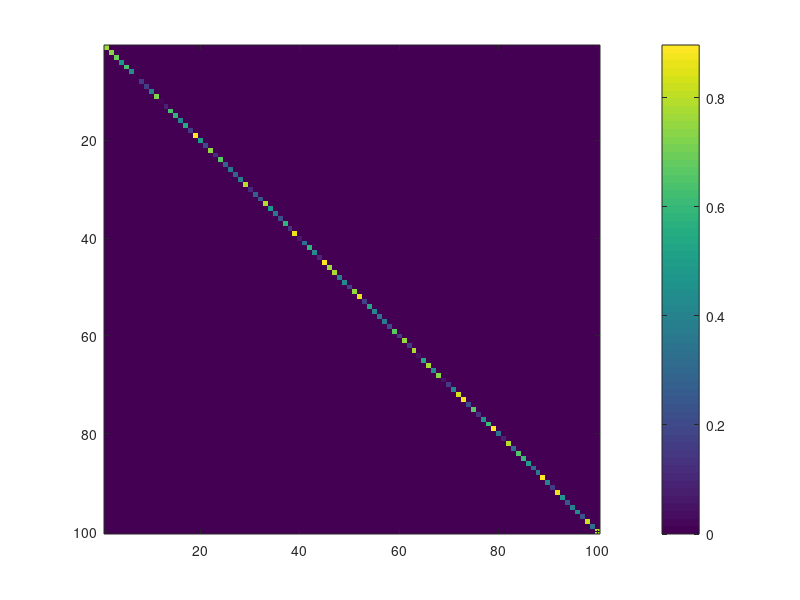

The MATLAB source for this figure: (Note: this script raises an error after producing the figure.)

%%
N = 100;
A = diag(rand(1,N)*0.9);
B = ones(N,1);
p.num_nodes = N;
imagesc(A); colorbar; prettify
%%
g = graph_from_matrix(A);
plot(g)

%% fig2.m
%% eigendecomposition
[v,d] = eig(A);
d = diag(d);
%% make inputs with eigenvectors real, positive, & integers
scale = 10;
pats = cell(1,p.num_nodes);
dups = 0;
for i = 1 : p.num_nodes
    pats{i} = v(:,i);
    if ~isreal(d(i))
        if i < p.num_nodes &&...
                abs(d(i)) == abs(d(i+1))
            pats{i} = v(:,i) + v(:,i+1);
        elseif abs(d(i)) == abs(d(i-1))
            pats{i} = v(:,i) + v(:,i-1);
            dups = dups + 1;
        end
    end
    if find(pats{i}<0); pats{i} = -1 * pats{i}; end
    pats{i}(pats{i}<0) = 0;
    pats{i} = abs(pats{i});
    pats{i} = round(scale * pats{i});
end; clear i
%% remove duplicates
if sum(abs(pats{1} - pats{2})) > 1e-10
    d_real = d(1);
    pats_no_dup = pats(1);
else
    d_real = [];
    pats_no_dup = {};
end
for i = 2 : length(pats)
    if sum(abs(pats{i-1} - pats{i})) > 1e-10
        pats_no_dup = [pats_no_dup pats{i}];
        d_real = [d_real abs(d(i))];
    end
end; clear i
pats = pats_no_dup;
%%
[d_real_sort, idx] = sort(d_real,'descend');
%% equal prob
dur = 100; iter = 3e4;
probs = ones(1,length(pats)) / length(pats);
tic
[Y,pat] = trigger_many_avalanches(A,B,pats,probs,dur,iter);
toc
beep
%%
activity = squeeze(sum(Y,1))';
%% measure duration
duration = zeros(1,iter);
for i = 1 : iter
    if sum(activity(i,:)) > 0
        duration(i) = find(activity(i,:)>0,1,'last');
    else
        duration(i) = 0;
    end
end; clear i
%% mean duration
dur_mean = zeros(1,length(pats));
for i = 1 : length(pats)
    dur_mean(i) = mean(duration(pat==i));
end


%% plot distributions
thresh = 0.35;
clf; hold on
scatter(d(pat),duration,'.')
scatter(d,dur_mean,'filled','r')
lin = d.^(1:100)';
exp_dur = zeros(1,N);
for i = 1 : N
exp_dur(i) = find(lin(:,i)<thresh,1);
end
prettify; hold off

%% plot exp
t = 50;
clf; hold on
plot(d.^(0:t)','LineWidth',1.5)
plot(1:t,thresh*ones(1,t),'LineWidth',1.5)
hold off 
prettify

%% plot individual
n = 80;
t = 0:40;
clf; hold on
% read data
[c,e] = histcounts(duration(pat==n),length(t)-1);
bar(mean([e(1:end-1)' e(2:end)'],2),c/sum(c))
% plot((0:t)'.*(1-d(100).^(0:t)'),'LineWidth',1.5)
dead = 1-d(n).^t';
plot(t,dead,'LineWidth',1.5)
% derivative
% dead_frac = -1*d(n).^t(2:end)'.*log(d(n));
% dead_frac = -1*diff(d(n).^t');
dead_frac = scale*(1-d(n).^t(2:end)).^(scale-1)...
    .*-1.*d(n).^t(2:end).*log(d(n));
plot(t(2:end),dead_frac,'LineWidth',1.5)
legend({'durations', 'fraction dead', 'fraction dying'},'Location',...
    'east')
hold off; prettify
sum(dead_frac .* t(2:end))

%% predictions
pred = zeros(1,N);
t = 0:100;
for i = 1 : N
%     pred(i) = sum(-1*diff(d(n).^t).*t(2:end));
    pred(i) = sum(scale .* (1-d(i).^t).^(scale-1) .* -1 .* d(i).^t .* log(d(i)) ...
        .* t);
end; clear i

%% plot predictions
hold on
scatter(d,pred,'g')
hold off
